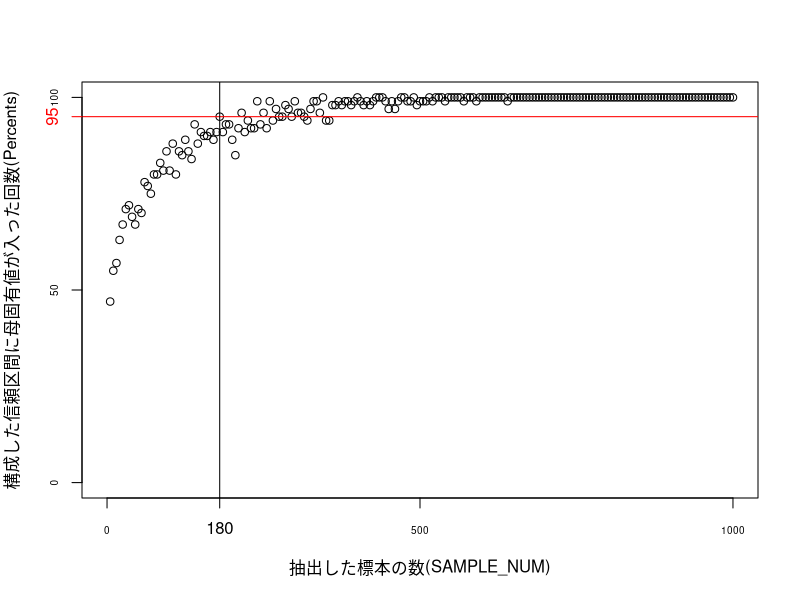

This figure's R source:
# T.W.Andersonで導出された，漸近的な受容域(4)を与える検定統計量を用いた信頼区間の検証を行う関数
Anderson <- function(alpha, SAMPLE_NUM, SAMPLE_EV, POP_EV){

  level <- 1 - (alpha / 2) / 100
  z <- qnorm(level, 0, 1)
  T_Anderson <- abs(sqrt((SAMPLE_NUM - 1) / 2) * (SAMPLE_EV - POP_EV) / POP_EV)
  
 return(if(T_Anderson <= z) {1} else {0})

}

# 母集団のデータ数に対して，無作為抽出する標本の数を増やしていき，それぞれの標本の集まりで
# Anderson()関数を用いて信頼区間の検証を行う．そして，信頼区間の検証とはつまり，
# それぞれの標本の集まりの標本固有値で構成されるAndersonの信頼区間に母固有値が含まれているか
# 確認し，与えられた信頼区間が母固有値の100(1-alpha/100)%信頼区間として成り立っているのかを確認して
# 結果をグラフで表す関数
ConfiPlot <- function(alpha, POP_NUM, mu, sd, p){

  SAMPLE_NUM <- seq(5, POP_NUM, by = 5)
  Percents <- numeric(length(SAMPLE_NUM)) 

  POP <- matrix(rnorm(POP_NUM * p, mu, sd), ncol = p)
  POP_EV <- (prcomp(POP)$sdev[1]) ^ 2
  
  decide <- 0

  for(i in 1:length(SAMPLE_NUM)){

    Percent <- 0

    for(j in 1:100){
    SAMPLE <- POP[sample(1:POP_NUM, SAMPLE_NUM[i]), ]
    SAMPLE_EV <- (prcomp(SAMPLE)$sdev[1]) ^ 2
    Percent <- Percent + Anderson(alpha, SAMPLE_NUM[i], SAMPLE_EV, POP_EV)
    }

    Percents[i] <- Percent
    if((Percents[i] >= 100 - alpha) && (decide == 0))
      decide <- SAMPLE_NUM[i]
  }

  plot(SAMPLE_NUM, Percents, xlim = c(0, POP_NUM), ylim = c(0, 100)
       , xaxt = "n", yaxt = "n", xlab = "抽出した標本の数(SAMPLE_NUM)"
       , ylab = "構成した信頼区間に母固有値が入った回数(Percents)", pch = 1)
  abline(h = 100 - alpha, col = 'red')
  abline(v = decide, col = 'black')

  axis(side = 2, at = c(0, 50, 100), labels = c(0, 50, 100), cex.axis=0.6)
  axis(side = 2, at = 100 - alpha,　labels = 100 - alpha, col.ticks ='red', col.axis = "red")

  axis(side = 1, at = c(0, POP_NUM / 2, POP_NUM), labels = c(0, POP_NUM / 2, POP_NUM), cex.axis=0.6)
  axis(side = 1, at = decide,　labels = decide, col.ticks ='black', col.axis = "black")

}

ConfiPlot(5, 1000, 5, 10, 5)
